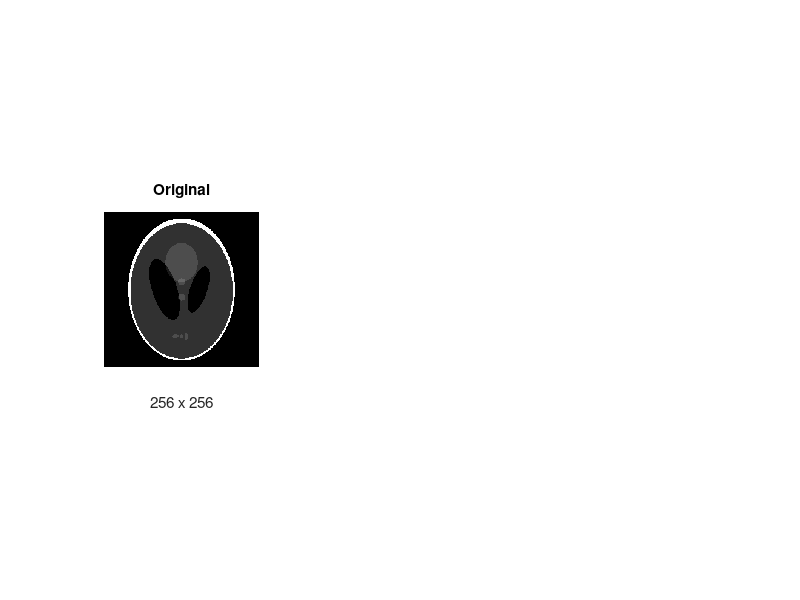

The MATLAB source for this figure: (Note: this script raises an error after producing the figure.)
function demo_2dw(imgsize)

% Tests on 2D phantom images with wavelet basis
% Requires Image Processing  and wavelet Toolboxes

if nargin == 0; imgsize = 256; end

xsize = [imgsize imgsize];
n = prod(xsize);
m = floor(.5*n);
sigma = 0.005;

% generate xs
ph = phantom(imgsize);
xs = ph(:);
k = sum(xs ~= 0);
fprintf('\nSize [n,m,k] = [%i,%i,%i]\n',n,m,k);

p = randperm(n);
picks = sort(p(1:m)); picks(1) = 1;
noise = sigma*randn(m,1);
perm = randperm(n);

% set options
digit = 4; if sigma > 0; digit = 2; end 
opts.tol = 2*10^(-digit);

if exist('wavedec2','file')
    opts.basis = wavelet_basis(xsize);
    Mtype = {' pdct','pdwht'};
else
    disp('Wavelet not available, using DCT.')
    opts.basis.times = @(x)reshape( dct2(reshape(x,xsize)),numel(xs),1);
    opts.basis.trans = @(x)reshape(idct2(reshape(x,xsize)),numel(xs),1);
    Mtype = {' pdft','pdwht'};
end

for j = 1:2
    
    opts.rho = (j-1)*1e-3;
    fprintf('--- rho = %g ---\n',opts.rho)
    figure(j)
    
    % Original Image
    
    subplot(1,3,1); set(gca,'fontsize',16);
    imshow(reshape(xs,xsize),[]); title('Original');
    xlabel([int2str(imgsize) ' x ' int2str(imgsize)]);
    
    t0 = cputime;
    for k = 1:length(Mtype)
        op_A = eval(['@' Mtype{k} '_operator']);
        A = feval(op_A,picks,perm);
        b = A.times(xs) + noise;
        [x,Out] = yall1(A,b,opts);
        x = real(x); rerr = norm(x-xs)/norm(xs);
        Mat = upper(Mtype{k});
        fprintf([Mat ': iter %i  Rel_err = %6.2e\n'],...
            Out.iter,rerr);
        subplot(1,3,1+k); set(gca,'fontsize',16);
        imshow(reshape(x,xsize),[]); title(Mat);
        xlabel([int2str(m/n*100) '% data']);
    end
    fprintf('*CPU*: %6.2f sec.\n',cputime-t0);

end
